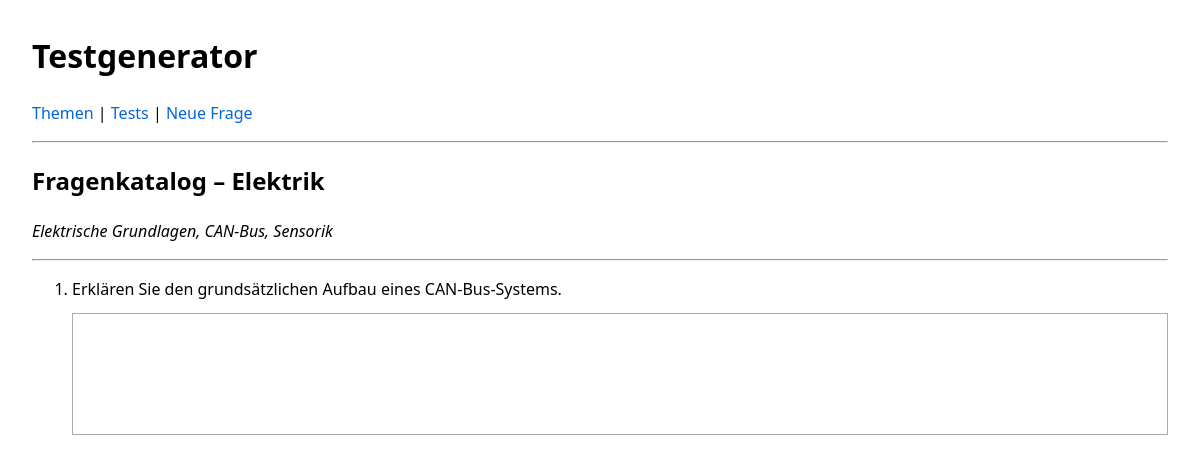
Page /topic/1/catalog on the committed database.
### tables this page shows
CREATE TABLE topics (
        id          INTEGER PRIMARY KEY AUTOINCREMENT,
        name        TEXT NOT NULL UNIQUE,
        description TEXT
    );

CREATE TABLE questions (
        id          INTEGER PRIMARY KEY AUTOINCREMENT,
        text        TEXT NOT NULL,
        topic_id    INTEGER NOT NULL,
        difficulty  INTEGER DEFAULT 1,
        points      REAL DEFAULT 1.0,
        solution    TEXT,
        is_active   INTEGER NOT NULL DEFAULT 1,
        created_at  TEXT DEFAULT (datetime('now')),
        updated_at  TEXT,
        FOREIGN KEY (topic_id) REFERENCES topics(id)
    );

### app.py (the view)
@app.route("/topic/<int:topic_id>/catalog")
def topic_catalog(topic_id):
    conn = get_db_connection()
    topic = conn.execute(
        "SELECT id, name, description FROM topics WHERE id = ?",
        (topic_id,)
    ).fetchone()
    if topic is None:
        conn.close()
        return "Thema nicht gefunden", 404
    questions = conn.execute(
        """
        SELECT id, text
        FROM questions
        WHERE topic_id = ?
        ORDER BY id
        """,
        (topic_id,)
    ).fetchall()
    conn.close()
    return render_template("topic_catalog.html", topic=topic, questions=questions)

### app.py (called while the page is built)
def get_db_connection():
    conn = sqlite3.connect(DB_PATH)
    conn.row_factory = sqlite3.Row  # erlaubt Zugriff per Spaltennamen
    return conn

### templates/topic_catalog.html
{% extends "base.html" %}
{% block content %}
    <h2>Fragenkatalog – {{ topic['name'] }}</h2>
    {% if topic['description'] %}
        <p><em>{{ topic['description'] }}</em></p>
    {% endif %}
    <hr>
    {% if questions %}
        <ol>
            {% for q in questions %}
                <li>
                    <div>
                        {{ q['text'] }}
                    </div>
                    <div class="answer-block"></div>
                </li>
            {% endfor %}
        </ol>
    {% else %}
        <p>Für dieses Thema sind noch keine Fragen erfasst.</p>
    {% endif %}
{% endblock %}

### templates/base.html (style rules this page uses)
body { font-family: system-ui, sans-serif; margin: 2rem; line-height: 1.5; }
.answer-block { border: 1px solid #aaa; height: 120px; margin-top: 12px; margin-bottom: 20px; }

### rows in the picture
topics: name "Elektrik", description "Elektrische Grundlagen, CAN-Bus, Sensorik"
questions: text "Erklären Sie den grundsätzlichen Aufbau eines CAN-Bus-Systems."
